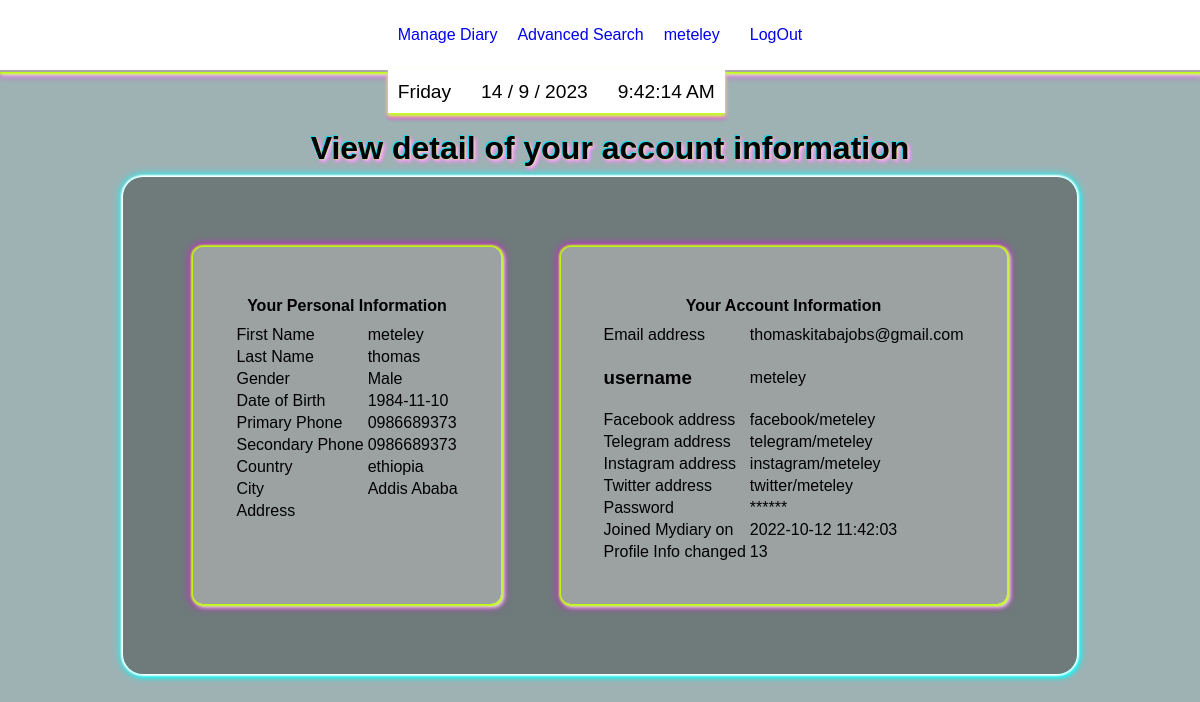
Screenshot of /viewprofile (signed in) with the database file from the repository.
### tables this page shows
CREATE TABLE users (id INTEGER PRIMARY KEY AUTOINCREMENT NOT NULL, username TEXT NOT NULL, hash TEXT NOT NULL, fname type text, lname type text, useremail text, dateregistered type text, dateofbirth type text, primaryphone type text, country type text, secondaryphone type text, city type text, gender type text, facebookaddress type text, telegramaddress type text, instagramaddress type text, twitteraddress type text, useraddress type text, numberofprofilechanges type integer default 0, emailconfirmed type text default 'False');

### app.py (the view)
@app.route("/viewprofile")
@login_required
def profilmanagement():
    profile = db.execute("SELECT * FROM users WHERE id= ?", session["user_id"])
    profile_password = profile[0]["hash"]
    return render_template("profile.html", profile=profile, profile_password=profile_password, current_user_name=global_user_name(), view_profile=1)

### app.py (called while the page is built)
def login_required(f):
    @wraps(f)
    def decorated_function(*args, **kwargs):
        if not session.get('logged_in'):
            return redirect('/login')
        return f(*args, **kwargs)
    return decorated_function

def global_user_name():
    current_user_name = db.execute(
        "SELECT username FROM users WHERE id = ?", session["user_id"])
    return (current_user_name)

@app.after_request
def after_request(response):
    response.headers["Cache-Control"] = "no-cache, no-store, must-revalidate"
    response.headers["Expires"] = 0
    response.headers["Pragma"] = "no-cache"
    return response

### templates/profile.html (shortened to what this page needs)
{% extends "layout.html" %}
{% block main %}
<div>
    <div class="center-text">
        {% if view_profile %}
            <div class="center-center-body magenta-text-shadow margin-m ">
                <h1 class = "center-text"> View detail of your account information </h1>
            </div>
            <div class="float-bg-dark cyan-box-shadow padding-b flex">
                <div class="float-bg-light magenta-box-shadow padding-b margin-b">
                    <table class="border-none">
                        <thead>
                            <div class=" flex center-elements">
                                <tr>
                                    <th colspan = 2 class="center-text padding-s">  Your Personal Information </th>
                                </tr>
                            </div>
                        </thead>
                        <tbody>
                                <tr>
                                    <td> First Name</td>
                                    <td>  {% if profile %}
                                            {{ profile[0]["fname"] }}
                                        {% else %}
                                            {{ " ------" }}
                                        {% endif %}
                                    </td>
                                </tr>
                                <tr>
                                    <td> Last Name</td>
                                    <td>
                                        {% if profile %}
                                            {{ profile[0]["lname"] }}
                                        {% else %}
                                            {{ " ------" }}
                                        {% endif %}
                                    </td>
                                </tr>
                                <tr>
                                    <td> Gender</td>
                                    <td>
                                        {% if profile %}
                                            {{ profile[0]["gender"] }}
                                        {% else %}
                                            {{ " ------" }}
                                        {% endif %}
                                    </td>
                                </tr>
                                <tr>
                                    <td> Date of Birth</td>
                                    <td>
                                        {% if profile %}
                                            {{ profile[0]["dateofbirth"] }}
                                        {% else %}
                                            {{ " ------" }}
                                        {% endif %}
                                    </td>
                                </tr>
                                <tr>
                                    <td> Primary Phone</td>
                                    <td>
                                        {% if profile %}
                                            {{ profile[0]["primaryphone"] }}
                                        {% else %}
                                            {{ " ------" }}
                                        {% endif %}
                                    </td>
                                </tr>
                                <tr>
                                    <td> Secondary Phone</td>
                                    <td>
                                        {% if profile %}
                                            {{ profile[0]["secondaryphone"] }}
                                        {% else %}
                                            {{ " ------" }}
                                        {% endif %}
                                    </td>
                                </tr>
                                <tr>
                                    <td> Country</td>
                                    <td>
                                        {% if profile %}
                                            {{ profile[0]["country"] }}
                                        {% else %}
                                            {{ " ------" }}
                                        {% endif %}
                                    </td>
                                </tr>
                                <tr>
                                    <td> City </td>
                                    <td>
                                        {% if profile %}
                                            {{ profile[0]["city"] }}
                                        {% else %}
                                            {{ " ------" }}
                                        {% endif %}
                                    </td>
                                </tr>
                                <tr>
                                    <td> Address </td>
                                    <td>
                                    </td>
                                </tr>
                        </tbody>
                    </table>
                </div>
                <div class="float-bg-light magenta-box-shadow padding-b  margin-b">
                    <table>
                        <thead>
                            <div class=" flex center-elements">
                                <tr>
                                    <th colspan = 2 class="center-text padding-s">  Your Account Information </th>
                                </tr>
                            </div>
                        </thead>
                        <tbody>
                            <tr>
                                <td> Email address </td>
                                <td>
                                    {% if profile %}
                                        {{ profile[0]["useremail"] }}
                                    {% else %}
                                        {{ "------" }}
                                    {% endif %}
                                </td>
                            </tr>
                            <tr>
                                <td> <h3>username</h3> </td>
                                <td>
                                    {% if profile %}
                                        {{ profile[0]["username"] }}
                                    {% else %}
                                        {{ "------" }}
                                    {% endif %}
                                </td>
                            </tr>
                            <tr>
                                <td> Facebook address </td>
                                <td>
                                    {% if profile %}
                                        {{ profile[0]["facebookaddress"] }}
                                    {% else %}
                                        {{ "------" }}
                                    {% endif %}
                                </td>
                            </tr>
                            <tr>
                                <td> Telegram address </td>
                                <td>
                                    {% if profile %}
                                        {{ profile[0]["telegramaddress"] }}
                                    {% else %}
                                        {{ "------" }}
                                    {% endif %}
                                </td>
                            </tr>
                            <tr>
                                <td> Instagram address </td>
                                <td>
                                    {% if profile %}
                                        {{ profile[0]["instagramaddress"] }}
                                    {% else %}
                                        {{ "------" }}
                                    {% endif %}
                                </td>
                            </tr>
                            <tr>
                                <td> Twitter address </td>
                                <td>
                                    {% if profile %}
                                        {{ profile[0]["twitteraddress"] }}
                                    {% else %}
                                        {{ "------" }}
                                    {% endif %}
                                </td>
                            </tr>
                            <tr>
                                <td> Password</td>
                            <td>
                                {% if profile_password %}
                                    {{ "******" }}
                                {% endif %}
                            </td>
                            </tr>
                            <tr>
                                <td> Joined Mydiary on </td>
                                <td>
                                    {% if profile %}
                                        {{ profile[0]["dateregistered"] }}
                                    {% else %}
                                        {{ " ------" }}
                                    {% endif %}
                                </td>
                            </tr>
                            <tr>
                                <td> Profile Info changed </td>
                                <td>
                                    {% if profile %}
                                        {{ profile[0]["numberofprofilechanges"] }}
                                    {% else %}
                                        {{ " ------" }}
                                    {% endif %}
                                </td>
                            </tr>
                        </tbody>
                    </table>
                </div>
            </div>
        {% endif %}
    </div>
</div>
{% endblock %}

### templates/layout.html (shortened to what this page needs)
<!DOCTYPE html>
<html lang="en">
    <head>
        <link rel="stylesheet" type="text/css" href="../static/virtual-select.min.css">
        <link rel="stylesheet" href="static/style.css">
    </head>
    <body onload = "showedited(); loadCatagories()">
        <div class="container">
            <div class="header magenta-box-shadow">
              <div class = "">
                <ul class = "date-time nav flex-horizontal  white-background clock-box-shadow">
                  <li id="day" class = "nav-list"></li>
                  <li id="today" class = "nav-list"></li>
                  <li id="clock" class = "nav-list"></li>
                </ul>
              </div>
                {% if session["user_id"] %}
                <ul class="nav">
                    <li class="nav-down"> <a href= "/managediary">Manage Diary</a>
                    </li>
                </ul>
                <ul class="nav">
                    <li><a href="/search">Advanced Search </a></li>
                </ul>
                <ul class="nav">
                    <li class="nav-down">  <a href="/manageprofile"> {% if current_user_name %} {{current_user_name[0]["username"]}} {% endif %}</a>
                    </li>
                    <li >   <a href="/logout">LogOut</a> </li>
                </ul>
                    {% endif %}
            </div>
                        <div class = "image-diary">
                        <div class="center-body">
                                {% block main %}
                                {% endblock %}
                        </div>
                      </div>
                    </div>
                </body>
    </html>

### static/style.css (style rules this page uses)
*, *::before, *::after { font-family: Arial, Helvetica, sans-serif; box-sizing: border-box; }
body { margin: 0; padding: 0; background-color: rgb(158, 178, 180); }
.container { position: relative; margin-top: 120px; width: 100%; height: fit-content; font-family: cursive, arial; }
.header { position: fixed; width: 100%; background-color: white; top: 0px; display: flex; border-bottom: 2px solid rgb(170, 166, 166); justify-content: center; z-index: 11; }
.nav { position: relative; display: flex; gap: 10px; list-style: none; justify-content: center; padding-right: 10px; z-index: 1; }
.date-time { position: absolute; top: 50px; }
.center-body { background-size: contain; background-repeat:no-repeat; background-position: center center; display: flex; flex-direction: column; top: 0px; left: 0px; width: 100%; height: 100%; justify-content: flex-start; align-items: center; z-index: -1; margin: 0px 0px; }
.center-center-body { display: flex; flex-direction: column; top: 0px; left: 0px; width: 100%; height: 100%; justify-content: center; align-items: center; z-index: -1; }
.header ul, .max-content { width: max-content; padding: 0px; }
a { text-decoration: none; }
.nav-down { padding: 10px; }
ul li { padding: 10px 10px; }
li { border-color: 2px solid blue; }
.center-text { margin: 0 auto; }
.center-elements { display: flex; justify-content: center; align-items: center; }
.flex, .edit-flex { display: flex; flex-direction: column; flex: 1; flex-basis: 100%; flex-wrap: wrap; }
.flex-horizontal { display: flex; flex-wrap: nowrap; justify-content: flex-start; align-items: flex-start; font-size: 1.2rem; }
.margin-m { margin: 10px; }
.margin-b { margin: 30px; }
.padding-s { padding: 8px; }
.padding-b { padding: 40px; }
.float-bg-light { background: rgba(223, 221, 221, 0.4); border-radius: 10px; }
.float-bg-dark { background: rgba(40, 38, 38, 0.4); border-radius: 20px; }
.white-background { background: white; }
.cyan-box-shadow { box-shadow: 0 0 2px 2px rgb(255, 255, 255), 2px 2px 4px 1px cyan, 0px 0px 8px 2px cyan; }
.magenta-box-shadow { box-shadow: 0 2px 2px 2px rgb(188, 255, 6), 2px 2px 4px 1px rgb(250, 252, 252), 0px 2px 8px 2px magenta; }
.clock-box-shadow { border-top: 2px solid white; box-shadow: 0px 3px 4px 0px rgb(188, 255, 6), 0px 3px 4px 0px rgb(250, 252, 252), 0px 5px 4px 0px magenta; }
.magenta-box-shadow { box-shadow: 0 0 2px 2px rgb(188, 255, 6), 2px 2px 4px 1px rgb(250, 252, 252), 0px 0px 8px 2px magenta; }
.magenta-text-shadow { text-shadow: -1px -1px 1px rgb(10, 219, 247), 0 0 2px rgb(188, 255, 6), 2px 2px 4px rgb(250, 252, 252), 2px 2px 4px magenta; }
table, tr, td, th { border: 0px dashed green; }
@media (min-width: 1000px) { .flex { flex-direction: row; } }

### rows the page displays
users: username "meteley", fname "meteley", lname "thomas", gender "Male", dateofbirth "1984-11-10", primaryphone "0986689373", secondaryphone "0986689373", country "ethiopia", city "Addis Ababa", useremail "thomaskitabajobs@gmail.com", facebookaddress "facebook/meteley", telegramaddress "telegram/meteley", instagramaddress "instagram/meteley", twitteraddress "twitter/meteley", dateregistered "2022-10-12 11:42:03", numberofprofilechanges "13"

### other values shown
{{ "******" }} "******"
